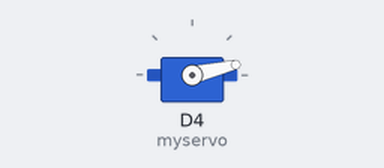
This sketch was run on a simulated ESP8266 (NodeMCU). Shown: servo.

Above: at 0.05 s.
At 1.15 s:
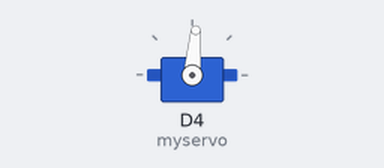
At 2.3 s:
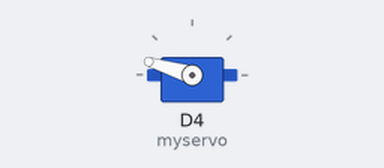
At 4.6 s:
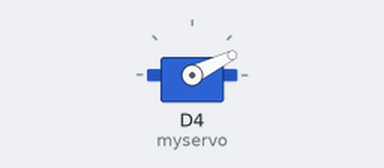
Timing chart, 0 to 6.3 s (numbered marks = the images above):
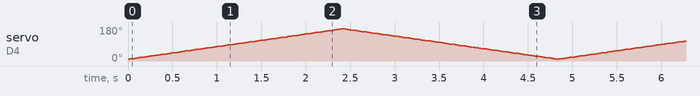

The sketch:

2_1_ESP28266_Servo_Basic_Control.ino
```cpp
#include <Servo.h>  // Inclui a biblioteca Servo

Servo myservo;  // Cria um objeto servo para controlar um servo
int pos = 0;  // Variável para armazenar a posição do servo

void setup() {
  myservo.attach(D4);  // Anexa o servo ao pino GPIO2 (D4 no NodeMCU)

  // Mensagem opcional para debug, inicializa a comunicação serial (descomentar se necessário)
  // Serial.begin(115200);
  // Serial.println("Inicialização completa. O ESP8266 está pronto para controlar o servo!");
}

void loop() {
  // Move o servo de 10 a 170 graus
  for (pos = 10; pos <= 170; pos += 1) {
    myservo.write(pos);  // Define a posição do servo na variável 'pos'
    delay(15);  // Aguarda 15ms para que o servo alcance a posição
  }

  // Move o servo de 170 a 10 graus
  for (pos = 170; pos >= 10; pos -= 1) {
    myservo.write(pos);  // Define a posição do servo na variável 'pos'
    delay(15);  // Aguarda 15ms para que o servo alcance a posição
  }
}
```
